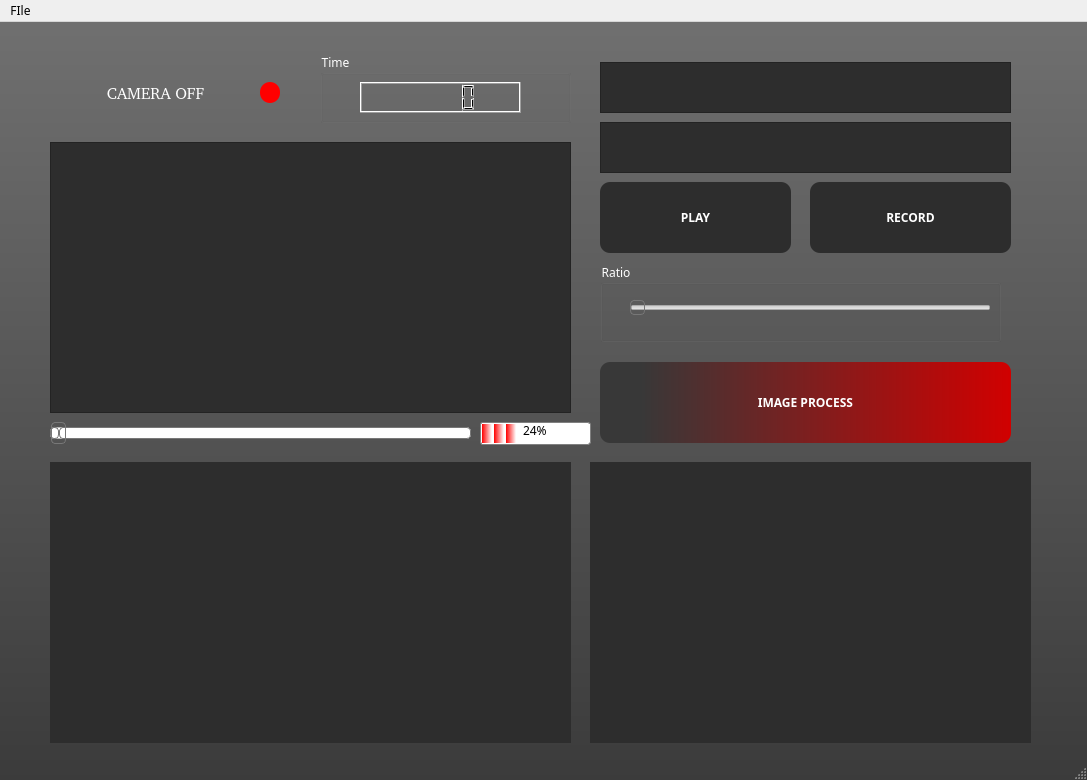
<?xml version="1.0" encoding="UTF-8"?>
<ui version="4.0">
 <class>MainWindow</class>
 <widget class="QMainWindow" name="MainWindow">
  <property name="geometry">
   <rect>
    <x>0</x>
    <y>0</y>
    <width>1087</width>
    <height>780</height>
   </rect>
  </property>
  <property name="minimumSize">
   <size>
    <width>1087</width>
    <height>780</height>
   </size>
  </property>
  <property name="maximumSize">
   <size>
    <width>1087</width>
    <height>780</height>
   </size>
  </property>
  <property name="font">
   <font>
    <family>century gothic</family>
    <weight>75</weight>
    <bold>true</bold>
   </font>
  </property>
  <property name="windowTitle">
   <string>Fly Tracker</string>
  </property>
  <property name="windowIcon">
   <iconset resource="../../image/icons.qrc">
    <normaloff>:/icons/그림3.png</normaloff>:/icons/그림3.png</iconset>
  </property>
  <property name="styleSheet">
   <string notr="true">*{
	font-family:century gothic;
}

QGroupBox
{
	color:white;
}

QPushButton
{
	background: rgb(209, 0, 0);
	background: qlineargradient(spread:pad, x1:0.1, y1:0, x2:1, y2:0, stop:0  #383838, stop:1 rgb(209,0,0));
	font: bold;
	color:white;
	border: red;
	border-radius:10px;
}
QLabel
{
	background-color: rgb(45, 45, 45);
	color:white;
}


QMainWindow

{
	background:#999999;
	background: qlineargradient(spread:pad, x1:0, y1:0, x2:0, y2:1, stop:0  #717171, stop:1 #3b3b3b);
}

QToolButton
{
background:red;
border-radius:10px;
}

QProgressBar:horizontal {
border: 1px solid gray;
border-radius: 3px;
background: white;
padding: 1px;
text-align: middle;
margin-right: 4ex;
}
QProgressBar::chunk:horizontal {
background: qlineargradient(x1: 0, y1: 0.5, x2: 1, y2: 0.5, stop: 0 red, stop: 1 white);
margin-right: 2px; /* space */
width: 10px;
}</string>
  </property>
  <widget class="QWidget" name="centralwidget">
   <widget class="QGroupBox" name="groupBox_2">
    <property name="geometry">
     <rect>
      <x>320</x>
      <y>30</y>
      <width>251</width>
      <height>71</height>
     </rect>
    </property>
    <property name="title">
     <string>Time</string>
    </property>
    <widget class="QLCDNumber" name="lcdNumber">
     <property name="geometry">
      <rect>
       <x>40</x>
       <y>30</y>
       <width>161</width>
       <height>31</height>
      </rect>
     </property>
    </widget>
   </widget>
   <widget class="QPushButton" name="enablepcs_PB">
    <property name="geometry">
     <rect>
      <x>600</x>
      <y>340</y>
      <width>411</width>
      <height>81</height>
     </rect>
    </property>
    <property name="font">
     <font>
      <family>century gothic</family>
      <weight>75</weight>
      <italic>false</italic>
      <bold>true</bold>
     </font>
    </property>
    <property name="focusPolicy">
     <enum>Qt::StrongFocus</enum>
    </property>
    <property name="styleSheet">
     <string notr="true">
</string>
    </property>
    <property name="text">
     <string>IMAGE PROCESS</string>
    </property>
    <property name="checkable">
     <bool>true</bool>
    </property>
   </widget>
   <widget class="QLabel" name="filename_L">
    <property name="geometry">
     <rect>
      <x>600</x>
      <y>100</y>
      <width>411</width>
      <height>51</height>
     </rect>
    </property>
    <property name="font">
     <font>
      <family>century gothic</family>
     </font>
    </property>
    <property name="styleSheet">
     <string notr="true">border-color: rgb(1, 1, 255);</string>
    </property>
    <property name="frameShape">
     <enum>QFrame::StyledPanel</enum>
    </property>
    <property name="text">
     <string/>
    </property>
    <property name="alignment">
     <set>Qt::AlignCenter</set>
    </property>
   </widget>
   <widget class="QGroupBox" name="groupBox">
    <property name="geometry">
     <rect>
      <x>600</x>
      <y>240</y>
      <width>401</width>
      <height>80</height>
     </rect>
    </property>
    <property name="maximumSize">
     <size>
      <width>401</width>
      <height>16777215</height>
     </size>
    </property>
    <property name="styleSheet">
     <string notr="true">border-color: rgb(255, 255, 255);
border-color: rgb(39, 49, 255);</string>
    </property>
    <property name="title">
     <string>Ratio</string>
    </property>
    <widget class="QSlider" name="ratioSlider">
     <property name="geometry">
      <rect>
       <x>30</x>
       <y>30</y>
       <width>361</width>
       <height>31</height>
      </rect>
     </property>
     <property name="styleSheet">
      <string notr="true">QSlider::handle:horizontal {
background: qlineargradient(x1:0, y1:0, x2:1, y2:1,
    stop:0 #eee, stop:1 #ccc);
border: 1px solid #777;
width: 13px;
margin-top: -6px;
margin-bottom: -6px;
border-radius: 4px;
}

QSlider::handle:horizontal:hover {
background: qlineargradient(x1:0, y1:0, x2:1, y2:1,
    stop:0 #fff, stop:1 #ddd);
border: 1px solid #444;
border-radius: 4px;
}
</string>
     </property>
     <property name="orientation">
      <enum>Qt::Horizontal</enum>
     </property>
    </widget>
   </widget>
   <widget class="QPushButton" name="play_PB">
    <property name="geometry">
     <rect>
      <x>600</x>
      <y>160</y>
      <width>191</width>
      <height>71</height>
     </rect>
    </property>
    <property name="font">
     <font>
      <family>century gothic</family>
      <weight>75</weight>
      <italic>false</italic>
      <bold>true</bold>
     </font>
    </property>
    <property name="styleSheet">
     <string notr="true">
background-color: rgb(45, 45, 45);</string>
    </property>
    <property name="text">
     <string>PLAY</string>
    </property>
    <property name="icon">
     <iconset resource="../../image/icons.qrc">
      <normaloff>:/icons/play-button.png</normaloff>
      <normalon>:/icons/stop.png</normalon>:/icons/play-button.png</iconset>
    </property>
    <property name="checkable">
     <bool>true</bool>
    </property>
   </widget>
   <widget class="QPushButton" name="record_PB">
    <property name="geometry">
     <rect>
      <x>810</x>
      <y>160</y>
      <width>201</width>
      <height>71</height>
     </rect>
    </property>
    <property name="font">
     <font>
      <family>century gothic</family>
      <weight>75</weight>
      <italic>false</italic>
      <bold>true</bold>
     </font>
    </property>
    <property name="styleSheet">
     <string notr="true">background-color: rgb(45, 45, 45);</string>
    </property>
    <property name="text">
     <string>RECORD</string>
    </property>
    <property name="icon">
     <iconset resource="../../image/icons.qrc">
      <normaloff>:/icons/그림1.png</normaloff>:/icons/그림1.png</iconset>
    </property>
    <property name="iconSize">
     <size>
      <width>45</width>
      <height>45</height>
     </size>
    </property>
   </widget>
   <widget class="QLabel" name="video_L">
    <property name="geometry">
     <rect>
      <x>50</x>
      <y>120</y>
      <width>521</width>
      <height>271</height>
     </rect>
    </property>
    <property name="font">
     <font>
      <family>century gothic</family>
     </font>
    </property>
    <property name="frameShape">
     <enum>QFrame::StyledPanel</enum>
    </property>
    <property name="text">
     <string/>
    </property>
    <property name="textFormat">
     <enum>Qt::AutoText</enum>
    </property>
    <property name="alignment">
     <set>Qt::AlignCenter</set>
    </property>
   </widget>
   <widget class="QSlider" name="videoSlider">
    <property name="geometry">
     <rect>
      <x>50</x>
      <y>400</y>
      <width>421</width>
      <height>22</height>
     </rect>
    </property>
    <property name="styleSheet">
     <string notr="true">
QSlider::groove:horizontal {
border: 1px solid #bbb;
background: white;
height: 10px;
border-radius: 4px;
}

QSlider::sub-page:horizontal {
background: qlineargradient(x1: 0, y1: 0,    x2: 0, y2: 1,
    stop: 0 #66e, stop: 1 #bbf);
background: qlineargradient(x1: 0, y1: 0.2, x2: 1, y2: 1,
    stop: 0 #bbf, stop: 1 #55f);
border: 1px solid #777;
height: 10px;
border-radius: 4px;
}

QSlider::add-page:horizontal {
background: #fff;
border: 1px solid #777;
height: 10px;
border-radius: 4px;
}

QSlider::handle:horizontal {
background: qlineargradient(x1:0, y1:0, x2:1, y2:1,
    stop:0 #eee, stop:1 #ccc);
border: 1px solid #777;
width: 13px;
margin-top: -6px;
margin-bottom: -6px;
border-radius: 4px;
}

QSlider::handle:horizontal:hover {
background: qlineargradient(x1:0, y1:0, x2:1, y2:1,
    stop:0 #fff, stop:1 #ddd);
border: 1px solid #444;
border-radius: 4px;
}

QSlider::sub-page:horizontal:disabled {
background: #bbb;
border-color: #999;
}

QSlider::add-page:horizontal:disabled {
background: #eee;
border-color: #999;
}

</string>
    </property>
    <property name="sliderPosition">
     <number>0</number>
    </property>
    <property name="orientation">
     <enum>Qt::Horizontal</enum>
    </property>
    <property name="tickPosition">
     <enum>QSlider::NoTicks</enum>
    </property>
   </widget>
   <widget class="QProgressBar" name="progressBar">
    <property name="geometry">
     <rect>
      <x>480</x>
      <y>400</y>
      <width>111</width>
      <height>23</height>
     </rect>
    </property>
    <property name="styleSheet">
     <string notr="true"/>
    </property>
    <property name="value">
     <number>24</number>
    </property>
   </widget>
   <widget class="QLabel" name="date_L">
    <property name="geometry">
     <rect>
      <x>600</x>
      <y>40</y>
      <width>411</width>
      <height>51</height>
     </rect>
    </property>
    <property name="styleSheet">
     <string notr="true">
font: 75 bold 16pt &quot;century gothic&quot;;
</string>
    </property>
    <property name="frameShape">
     <enum>QFrame::StyledPanel</enum>
    </property>
    <property name="text">
     <string/>
    </property>
    <property name="alignment">
     <set>Qt::AlignCenter</set>
    </property>
   </widget>
   <widget class="QWidget" name="scatter_W" native="true">
    <property name="geometry">
     <rect>
      <x>50</x>
      <y>440</y>
      <width>521</width>
      <height>281</height>
     </rect>
    </property>
    <property name="styleSheet">
     <string notr="true">background-color: rgb(45, 45, 45);</string>
    </property>
   </widget>
   <widget class="QWidget" name="windrose_W" native="true">
    <property name="geometry">
     <rect>
      <x>590</x>
      <y>440</y>
      <width>441</width>
      <height>281</height>
     </rect>
    </property>
    <property name="styleSheet">
     <string notr="true">background-color: rgb(45, 45, 45);</string>
    </property>
   </widget>
   <widget class="QLabel" name="iscamconnected_L">
    <property name="geometry">
     <rect>
      <x>40</x>
      <y>40</y>
      <width>231</width>
      <height>61</height>
     </rect>
    </property>
    <property name="font">
     <font>
      <family>,12</family>
      <pointsize>12</pointsize>
      <weight>50</weight>
      <italic>false</italic>
      <bold>false</bold>
     </font>
    </property>
    <property name="styleSheet">
     <string notr="true">background:None;
font:12pt, bold;</string>
    </property>
    <property name="frameShape">
     <enum>QFrame::NoFrame</enum>
    </property>
    <property name="frameShadow">
     <enum>QFrame::Plain</enum>
    </property>
    <property name="lineWidth">
     <number>4</number>
    </property>
    <property name="text">
     <string>CAMERA OFF</string>
    </property>
    <property name="alignment">
     <set>Qt::AlignCenter</set>
    </property>
   </widget>
   <widget class="QToolButton" name="iscamconnected_TB">
    <property name="geometry">
     <rect>
      <x>260</x>
      <y>60</y>
      <width>20</width>
      <height>21</height>
     </rect>
    </property>
    <property name="text">
     <string/>
    </property>
   </widget>
   <zorder>groupBox</zorder>
   <zorder>groupBox_2</zorder>
   <zorder>enablepcs_PB</zorder>
   <zorder>filename_L</zorder>
   <zorder>play_PB</zorder>
   <zorder>record_PB</zorder>
   <zorder>video_L</zorder>
   <zorder>videoSlider</zorder>
   <zorder>progressBar</zorder>
   <zorder>date_L</zorder>
   <zorder>scatter_W</zorder>
   <zorder>windrose_W</zorder>
   <zorder>iscamconnected_L</zorder>
   <zorder>iscamconnected_TB</zorder>
  </widget>
  <widget class="QMenuBar" name="menubar">
   <property name="geometry">
    <rect>
     <x>0</x>
     <y>0</y>
     <width>1087</width>
     <height>27</height>
    </rect>
   </property>
   <widget class="QMenu" name="menuFile">
    <property name="title">
     <string>FIle</string>
    </property>
    <addaction name="actionOpen"/>
   </widget>
   <addaction name="menuFile"/>
  </widget>
  <widget class="QStatusBar" name="statusbar"/>
  <action name="actionOpen">
   <property name="icon">
    <iconset resource="../../image/icons.qrc">
     <normaloff>:/icons/file.png</normaloff>:/icons/file.png</iconset>
   </property>
   <property name="text">
    <string>Open</string>
   </property>
  </action>
 </widget>
 <resources>
  <include location="../../image/icons.qrc"/>
 </resources>
 <connections/>
</ui>
